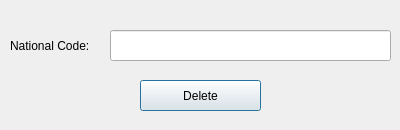
<?xml version="1.0" encoding="UTF-8"?>
<ui version="4.0">
 <class>removeLibrarian</class>
 <widget class="QDialog" name="removeLibrarian">
  <property name="geometry">
   <rect>
    <x>0</x>
    <y>0</y>
    <width>400</width>
    <height>130</height>
   </rect>
  </property>
  <property name="windowTitle">
   <string>Remove Librarian </string>
  </property>
  <widget class="QLineEdit" name="nationalCodeTxt">
   <property name="geometry">
    <rect>
     <x>110</x>
     <y>30</y>
     <width>281</width>
     <height>31</height>
    </rect>
   </property>
  </widget>
  <widget class="QLabel" name="label">
   <property name="geometry">
    <rect>
     <x>10</x>
     <y>30</y>
     <width>101</width>
     <height>31</height>
    </rect>
   </property>
   <property name="text">
    <string>National Code:</string>
   </property>
  </widget>
  <widget class="QPushButton" name="deleteBtn">
   <property name="geometry">
    <rect>
     <x>140</x>
     <y>80</y>
     <width>121</width>
     <height>31</height>
    </rect>
   </property>
   <property name="text">
    <string>Delete</string>
   </property>
  </widget>
 </widget>
 <resources/>
 <connections/>
</ui>
